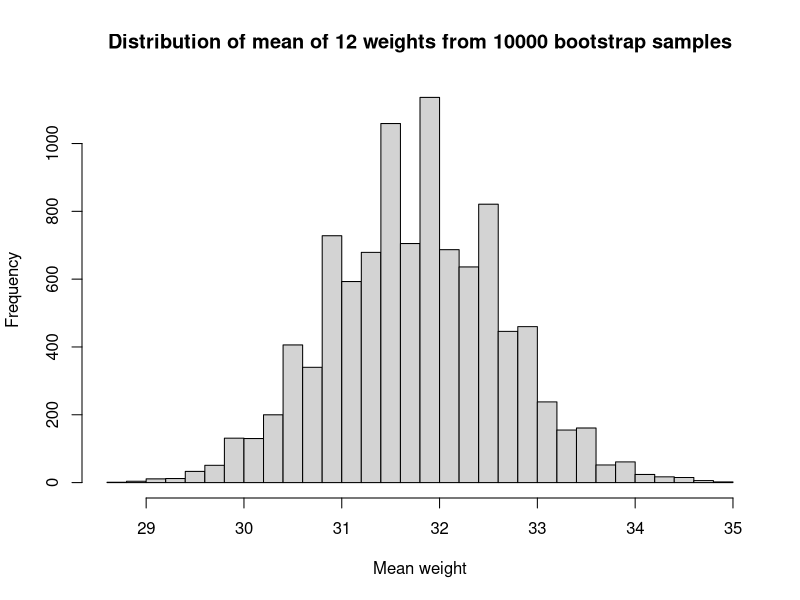

Source code (R):
## ---- chunk 1
sampsize <- 12

gains <- c(31, 34, 29, 26, 32, 35, 38, 34, 32, 31, 30, 29)

n_trials <- 10000
results <- numeric(n_trials)

for (i in 1:n_trials) {
    fake_gains <- sample(gains, size=sampsize, replace=TRUE)
    results[i] <- mean(fake_gains)
}

title <- paste('Distribution of mean of', sampsize,
               'weights from', n_trials, 'bootstrap samples')
hist(results, breaks=25,
     main=title,
     xlab='Mean weight')

# Find values such that to 5%, 95% of values are below given value.
# (These are the 5% and 95% percentile values).
hi_lo_range <- quantile(results, c(0.05, 0.95))
rounded =  round(hi_lo_range, 2)

message('5% and 95% percentiles of bootstrap means: ',
        rounded[1], ' ', rounded[2])
